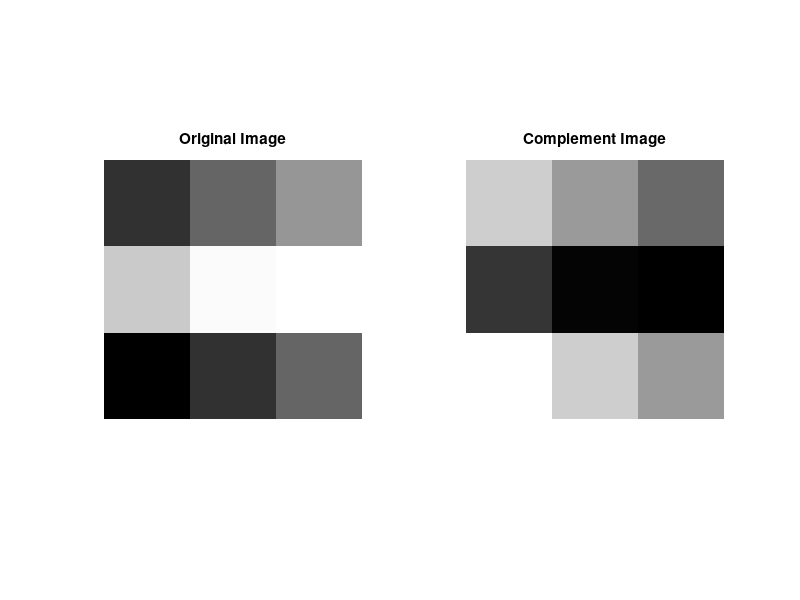

Source code (MATLAB):
% 创建一个示例图像
I = uint8([50, 100, 150; 200, 250, 255; 0, 50, 100]);

% 计算补图像
J = 255 - I;

% 显示原始图像和补图像
figure;
subplot(1, 2, 1);
imshow(I);
title('Original Image');

subplot(1, 2, 2);
imshow(J);
title('Complement Image');